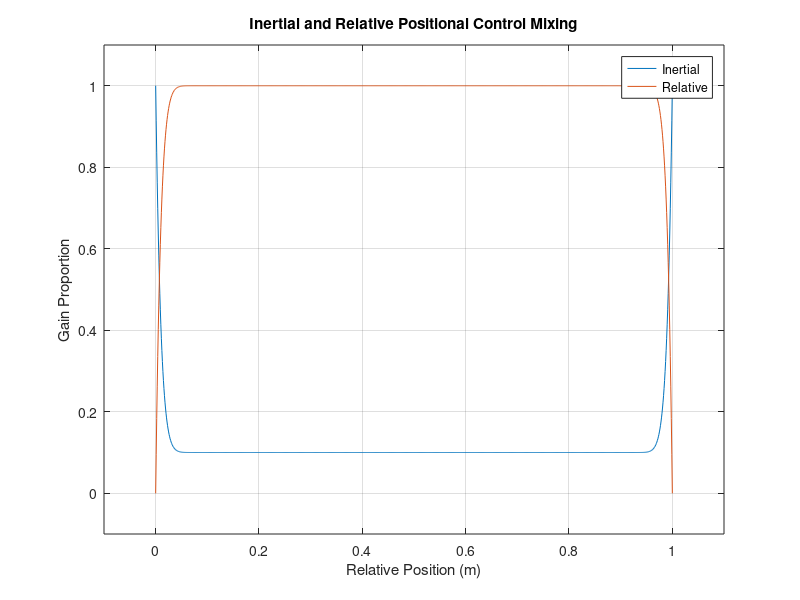

The MATLAB script that drew this image:
close all; clear; clc;

% Testing piecwise polynomial functions for mixed inertial and relative
% position control

pr_d = 0.5; % desired relative position (m)
r_g = 0.4; % radius from pr_d for full inertial control
h_k = 0.1; % proportion of relative position control gain inside abs(pr-(pr_d+r_k))
r_k = 0.4; % radius from pr_d for h_k proportion of relative position control

pr = linspace(0,1,1000); % relative position test values
inert_gain = zeros(size(pr)); % Proportion of inertial control gain
rel_gain = zeros(size(pr)); % Proportion of relative position control gain

n = 10; % Polynomial order
g = @(x) (-((h_k-1)/(1-(pr_d+r_k))^n) * (sign(x-pr_d)*(x-(pr_d+sign(x-pr_d)*r_k)))^n + h_k) * (abs(x-pr_d)> r_k)...
    + h_k * (abs(x-pr_d) <= r_k);

n = 10; % Polynomial order
k = @(x) ((-1/(1-(pr_d+r_g))^n) * (sign(x-pr_d)*(x-(pr_d+sign(x-pr_d)*r_g)))^n + 1) * (abs(x-pr_d)> r_g)...
    + 1 * (abs(x-pr_d) <= r_g);

for i = 1:length(pr)
    inert_gain(i) = g(pr(i));
    rel_gain(i) = k(pr(i));
end

figure;
plot(pr,inert_gain)
hold on
plot(pr, rel_gain)
title('Inertial and Relative Positional Control Mixing')
xlabel('Relative Position (m)')
ylabel('Gain Proportion')
xlim([-0.1 1.1])
ylim([-0.1 1.1])
legend('Inertial','Relative')
grid on
